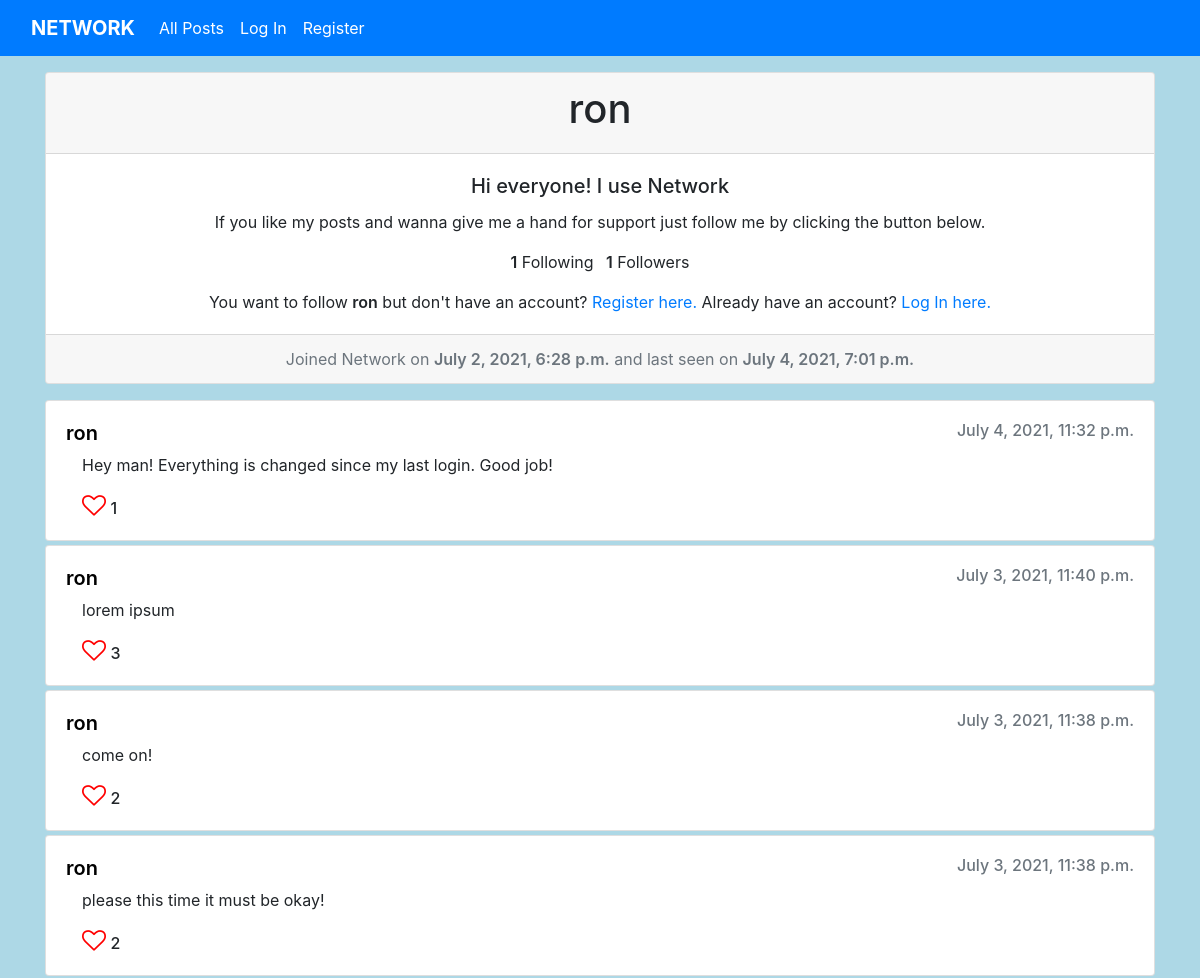
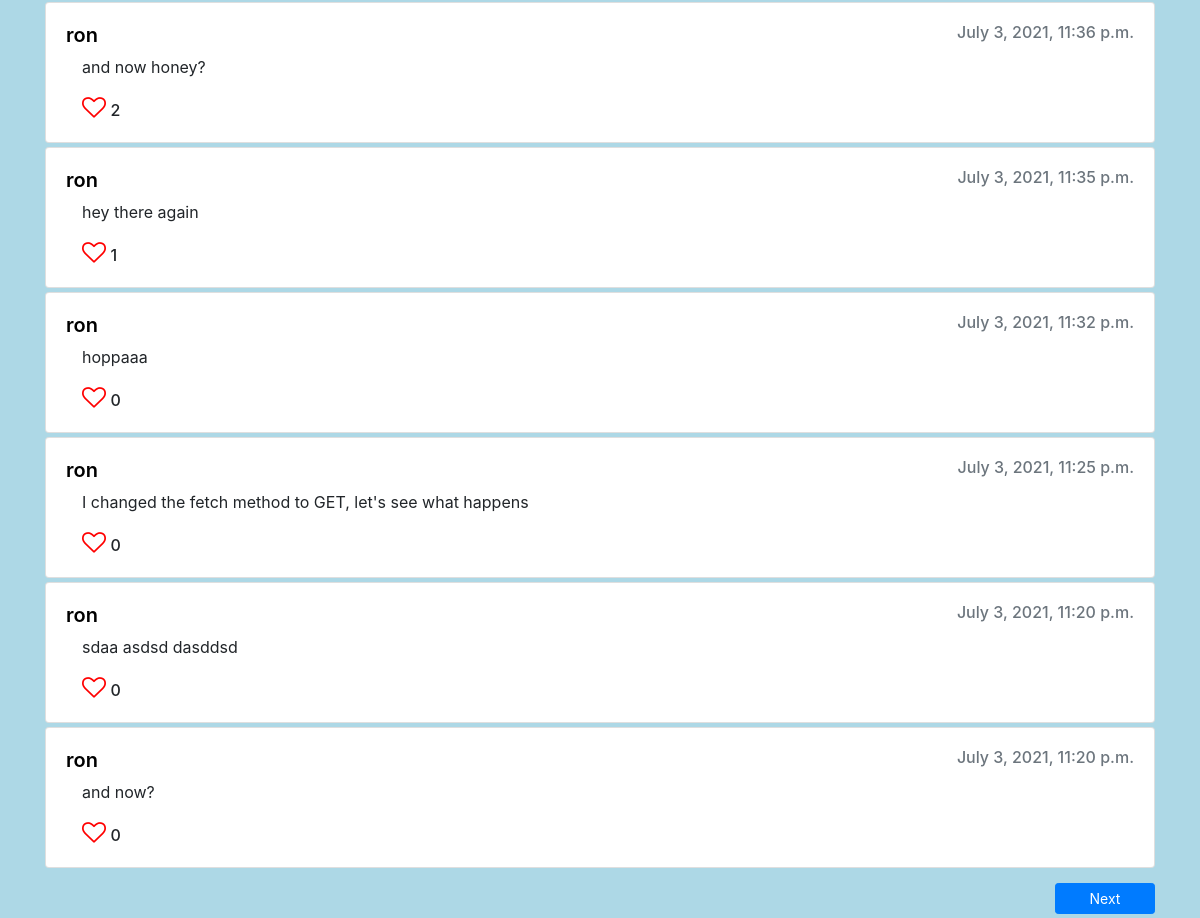
The page /profile/3 on the database its author committed (2 pictures, top to bottom).
### network/models.py (models this page shows)
class User(AbstractUser):
    pass

class Post(models.Model):
    user = models.ForeignKey(User, on_delete=models.CASCADE)
    content = models.CharField(max_length=200)
    created = models.DateTimeField(default=datetime.now())
    updated = models.DateTimeField(default=datetime.now())

### network/views.py (the view)
# urls.py: path("profile/<int:user_id>", views.profile, name="profile"),
def profile(request, user_id, page=1):
    try:
        profileUser = User.objects.get(id=user_id)
    except:
        return HttpResponse("No such user")
    start = 0
    end = 0
    previous = 0
    if page == 1:
        start = 0
        end = 10
    else:
        end = page * 10
        start = end - 10
        previous = page - 1
    userPosts = Post.objects.filter(user_id = profileUser.id).order_by('created').reverse()[start:end]
    userFollowers = Follow.objects.filter(followedUser = profileUser.id).count()
    following = Follow.objects.filter(user_id = profileUser.id).count()
    is_following = Follow.objects.filter(user_id = request.user.id, followedUser=profileUser.id)
    if len(is_following) > 0:
        is_following = True
    else:
        is_following = False
    postLikesTotal = {}
    userLikes = {}
    for p in userPosts:
        likes = Like.objects.filter(post_id = p.id)
        if likes:
            postLikesTotal[p.id] = len(likes)
        else:
            postLikesTotal[p.id] = 0
        userLike = Like.objects.filter(user_id = request.user.id).filter(post_id = p.id)
        if userLike:
            userLikes[p.id] = True
        else:
            userLikes[p.id] = False
    return render(request, "network/profile.html", {
        "profileUser": profileUser,
        "userPosts": userPosts,
        "userFollowers": userFollowers,
        "following": following,
        "is_following": is_following,
        "postLikesTotal": postLikesTotal,
        "userLikes": userLikes,
        "next": page + 1,
        "previous": previous,
    })

### network/views.py (called while the page is built)
@register.filter
def get_item(dictionary, key):
    return dictionary.get(key)

### network/templates/network/profile.html (shortened to what this page needs)
{% extends "network/layout.html" %}
{% load static %}
{% block body %}
    <div class="card text-center mb-3 mt-3">
        <div class="card-header">
        <h1>{{ profileUser.username }}</h1>
        </div>
        <div class="card-body">
        <h5 class="card-title">Hi everyone! I use Network</h5>
        <p class="card-text">If you like my posts and wanna give me a hand for support just follow me by clicking the button below.</p>
        <p class="card-text" style="display: inline;"><span style="font-weight: 600;" id="following">{{ following }}</span> Following</p>
        <p class="card-text ml-2" style="display: inline;"><span style="font-weight: 600;" id="followers">{{ userFollowers }}</span> Followers</p>
        {% if not user.is_authenticated %}
            <div class="mt-3">
            You want to follow <span style="font-weight: 600;">{{ profileUser.username }}</span> but don't have an account? <a href="{% url 'register' %}">Register here.</a> Already have an account? <a href="{% url 'login' %}">Log In here.</a>
            </div>
        {% endif %}
        </div>
        <div class="card-footer text-muted">
        Joined Network on <span style="font-weight: 600;">{{ profileUser.date_joined }}</span> and last seen on <span style="font-weight: 600;">{{ profileUser.last_login }}</span>
        </div>
    </div>
    {% if userPosts %}
        {% for p in userPosts %}
        <div class="card mb-1">
            <div class="card-body">
                <div class="cardHeading-{{ p.id }}" style="display: flex; justify-content: space-between; vertical-align: middle;">
                    <a href="javascript:void(0)" style="text-decoration: none; color: black; margin: 0px; vertical-align: middle;">
                        <h5 class="card-title" style="font-weight: 600; margin: 0px;">{{ p.user.username }}</h5>
                    </a>
                    <h6 class="card-subtitle mb-2 text-muted" style="margin: 0px !important;">{{ p.created }}</h6>
                </div>
            <p class="card-text ml-3 mt-2" data-content="{{ p.id }}">{{ p.content }}</p>
            <div class="iconGroup-{{ p.id }}">
                <a href="javascript:void(0)" class="card-link ml-3">
                    {% if userLikes|get_item:p.id %}
                    <i class="fa fa-heart like" style="font-size:24px; color:red" data-postid="{{ p.id }}"></i>
                    {% else %}
                    <i class="fa fa-heart-o like" style="font-size:24px; color:red" data-postid="{{ p.id }}"></i>
                    {% endif %}
                </a>
                {% if postLikesTotal|length > 0 %}
                    <p style="font-weight: 500; display: inline;" id="{{ p.id }}">{{ postLikesTotal|get_item:p.id }}</p>
                {%endif%}
            </div>
            </div>
        </div>
        {% endfor %}
        <div style="margin-top: 15px; margin-bottom: 50px;">
            {% if not userPosts|length < 10 %}
            <a href="{% url 'profile' profileUser.id next %}" class="btn btn-sm btn-primary" style="width: 100px; float:right;">Next</a>
            {% endif %}
        </div>
    {% else %}
        This user has no posts.
    {% endif %}
{% endblock %}

### rows shown on the page
User: username "ron", date_joined "July 2, 2021, 6:28 p.m.", last_login "July 4, 2021, 7:01 p.m."
Post: user.username "ron", created "July 4, 2021, 11:32 p.m.", content "Hey man! Everything is changed since my last login. Good job!", id "1"
Post: user.username "ron", created "July 3, 2021, 11:40 p.m.", content "lorem ipsum", id "3"
Post: user.username "ron", created "July 3, 2021, 11:38 p.m.", content "come on!", id "2"
Post: user.username "ron", created "July 3, 2021, 11:38 p.m.", content "please this time it must be okay!", id "2"
Post: user.username "ron", created "July 3, 2021, 11:36 p.m.", content "and now honey?", id "2"
Post: user.username "ron", created "July 3, 2021, 11:35 p.m.", content "hey there again", id "1"
Post: user.username "ron", created "July 3, 2021, 11:32 p.m.", content "hoppaaa", id "0"
Post: user.username "ron", created "July 3, 2021, 11:25 p.m.", content "I changed the fetch method to GET, let's see what happens", id "0"
Post: user.username "ron", created "July 3, 2021, 11:20 p.m.", content "sdaa asdsd dasddsd", id "0"
Post: user.username "ron", created "July 3, 2021, 11:20 p.m.", content "and now?", id "0"

### other values the page prints
{{ following }} "1"
{{ userFollowers }} "1"
